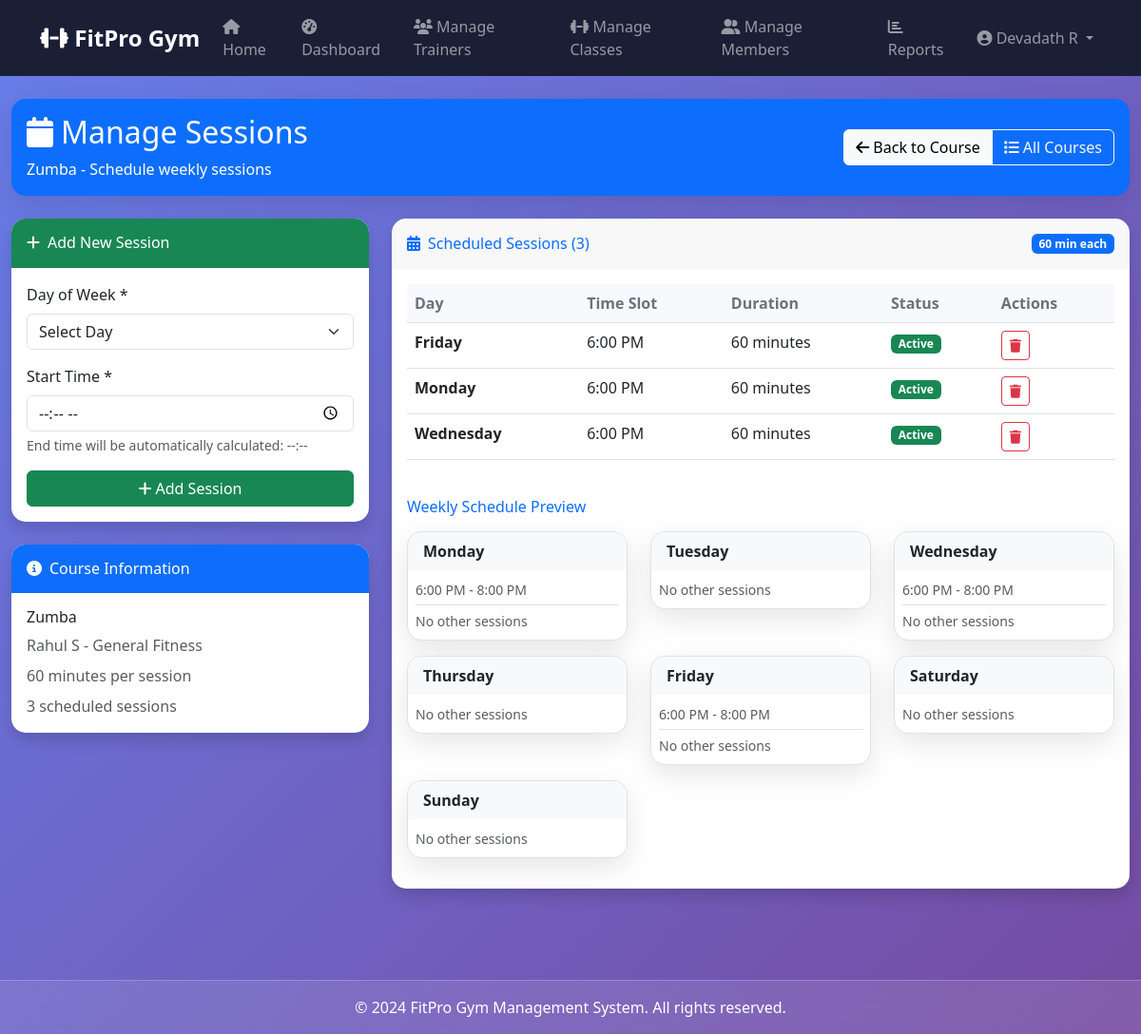
The page /admin-courses/1/sessions/ (signed in) on the database its author committed.
### gym_app/models.py (models this page shows, shortened)
class Course(models.Model):
    DIFFICULTY_CHOICES = [
        ('Beginner', 'Beginner'),
        ('Intermediate', 'Intermediate'),
        ('Advanced', 'Advanced'),
        ('All Levels', 'All Levels'),
    ]
    name = models.CharField(max_length=100)
    description = models.TextField()
    price = models.DecimalField(max_digits=8, decimal_places=2)
    capacity = models.IntegerField(default=20)
    current_enrollment = models.IntegerField(default=0)
    duration_minutes = models.IntegerField(default=60)
    trainer = models.ForeignKey(Trainer, on_delete=models.CASCADE, related_name='courses')
    difficulty_level = models.CharField(max_length=20, choices=DIFFICULTY_CHOICES, default='All Levels')
    is_active = models.BooleanField(default=True)
    created_date = models.DateTimeField(auto_now_add=True)

class Trainer(models.Model):
    SPECIALIZATION_CHOICES = [
        ('Yoga', 'Yoga'),
        ('Strength Training', 'Strength Training'),
        ('Cardio', 'Cardio'),
        ('Pilates', 'Pilates'),
        ('CrossFit', 'CrossFit'),
        ('Martial Arts', 'Martial Arts'),
        ('Dance', 'Dance'),
        ('General Fitness', 'General Fitness'),
    ]
    name = models.CharField(max_length=100)
    description = models.TextField(blank=True, null=True)
    specialization = models.CharField(max_length=50, choices=SPECIALIZATION_CHOICES)
    is_active = models.BooleanField(default=True)

class CourseSession(models.Model):
    DAY_CHOICES = [
        ('Monday', 'Monday'),
        ('Tuesday', 'Tuesday'),
        ('Wednesday', 'Wednesday'),
        ('Thursday', 'Thursday'),
        ('Friday', 'Friday'),
        ('Saturday', 'Saturday'),
        ('Sunday', 'Sunday'),
    ]
    course = models.ForeignKey(Course, on_delete=models.CASCADE, related_name='sessions')
    day_of_week = models.CharField(max_length=10, choices=DAY_CHOICES)
    start_time = models.TimeField()
    end_time = models.TimeField()
    is_active = models.BooleanField(default=True)
    class Meta:
        ordering = ['day_of_week', 'start_time']

### gym_app/views.py (the view, shortened to what this page needs)
# urls.py: path('admin-courses/<int:course_id>/sessions/', views.admin_manage_sessions, name='admin_manage_sessions'),
@login_required
def admin_manage_sessions(request, course_id):
    if not request.user.is_staff:
        return redirect('customer_dashboard')
    course = get_object_or_404(Course, id=course_id)
    sessions = CourseSession.objects.filter(course=course).order_by('day_of_week', 'start_time')
    sessions_by_day = {}
    for session_day in CourseSession.DAY_CHOICES:
        sessions_by_day[session_day[0]] = sessions.filter(day_of_week=session_day[0])
    context = {
        'course': course,
        'sessions': sessions,
        'sessions_by_day': sessions_by_day,
        'days': CourseSession.DAY_CHOICES,
    }
    return render(request, 'admin_course_sessions.html', context)

### gym_app/templates/admin_course_sessions.html (shortened to what this page needs)
{% extends 'base.html' %}
{% block content %}
<div class="container-fluid py-4">
    <div class="row mb-4">
        <div class="col-12">
            <div class="card bg-primary text-white">
                <div class="card-body">
                    <div class="row align-items-center">
                        <div class="col-md-8">
                            <h1 class="h2 mb-2">
                                <i class="fas fa-calendar me-2"></i>Manage Sessions
                            </h1>
                            <p class="mb-0">{{ course.name }} - Schedule weekly sessions</p>
                        </div>
                        <div class="col-md-4 text-end">
                            <div class="btn-group">
                                <a href="{% url 'admin_course_detail' course.id %}" class="btn btn-light">
                                    <i class="fas fa-arrow-left me-1"></i>Back to Course
                                </a>
                                <a href="{% url 'admin_course_management' %}" class="btn btn-outline-light">
                                    <i class="fas fa-list me-1"></i>All Courses
                                </a>
                            </div>
                        </div>
                    </div>
                </div>
            </div>
        </div>
    </div>
    <div class="row">
        <div class="col-lg-4 mb-4">
            <div class="card shadow">
                <div class="card-header py-3 bg-success text-white">
                    <h6 class="m-0 font-weight-bold">
                        <i class="fas fa-plus me-2"></i>Add New Session
                    </h6>
                </div>
                <div class="card-body">
                    <form method="POST">
                        <div class="mb-3">
                            <label for="day_of_week" class="form-label">Day of Week *</label>
                            <select class="form-select" id="day_of_week" name="day_of_week" required>
                                <option value="">Select Day</option>
                            </select>
                        </div>
                        <div class="mb-3">
                            <label for="start_time" class="form-label">Start Time *</label>
                            <input type="time" class="form-control" id="start_time" name="start_time" required>
                            <div class="form-text">
                                End time will be automatically calculated:
                                <span id="end_time_preview" class="text-muted"></span>
                            </div>
                        </div>
                        <button type="submit" class="btn btn-success w-100">
                            <i class="fas fa-plus me-1"></i>Add Session
                        </button>
                    </form>
                </div>
            </div>
            <div class="card shadow mt-4">
                <div class="card-header py-3 bg-primary text-white">
                    <h6 class="m-0 font-weight-bold">
                        <i class="fas fa-info-circle me-2"></i>Course Information
                    </h6>
                </div>
                <div class="card-body">
                    <h6>{{ course.name }}</h6>
                    <p class="text-muted mb-2">{{ course.trainer.name }} - {{ course.trainer.specialization }}</p>
                    <p class="text-muted mb-2">{{ course.duration_minutes }} minutes per session</p>
                    <p class="text-muted mb-0">{{ sessions.count }} scheduled sessions</p>
                </div>
            </div>
        </div>
        <div class="col-lg-8 mb-4">
            <div class="card shadow">
                <div class="card-header py-3 d-flex justify-content-between align-items-center">
                    <h6 class="m-0 font-weight-bold text-primary">
                        <i class="fas fa-calendar-alt me-2"></i>Scheduled Sessions ({{ sessions.count }})
                    </h6>
                    <span class="badge bg-primary">{{ course.duration_minutes }} min each</span>
                </div>
                <div class="card-body">
                    {% if sessions %}
                    <div class="table-responsive">
                        <table class="table table-hover">
                            <thead>
                                <tr>
                                    <th>Day</th>
                                    <th>Time Slot</th>
                                    <th>Duration</th>
                                    <th>Status</th>
                                    <th>Actions</th>
                                </tr>
                            </thead>
                            <tbody>
                                {% for session in sessions %}
                                <tr>
                                    <td><strong>{{ session.day_of_week }}</strong></td>
                                    <td>{{ session.start_time|time:"g:i A" }}</td>
                                    <td>{{ course.duration_minutes }} minutes</td>
                                    <td>
                                        <span class="badge bg-{% if session.is_active %}success{% else %}secondary{% endif %}">
                                            {% if session.is_active %}Active{% else %}Inactive{% endif %}
                                        </span>
                                    </td>
                                    <td>
                                        <form method="POST" class="d-inline">
                                            <button type="submit"
                                                    class="btn btn-sm btn-outline-danger"
                                                    onclick="return confirm('Are you sure you want to delete this session?')">
                                                <i class="fas fa-trash"></i>
                                            </button>
                                        </form>
                                    </td>
                                </tr>
                                {% endfor %}
                            </tbody>
                        </table>
                    </div>
                    <div class="mt-4">
                        <h6 class="text-primary mb-3">Weekly Schedule Preview</h6>
                        <div class="row">
                            {% for day in days %}
                            <div class="col-md-4 mb-3">
                                <div class="card border">
                                    <div class="card-header py-2 bg-light">
                                        <strong>{{ day.1 }}</strong>
                                    </div>
                                    <div class="card-body p-2">
                                        {% for session in sessions %}
                                        {% if session.day_of_week == day.0 %}
                                        <div class="border-bottom pb-1 mb-1">
                                            <small class="text-muted">
                                                {{ session.start_time|time:"g:i A" }} - {{ session.end_time|time:"g:i A" }}
                                            </small>
                                        </div>
                                        {% endif %}
                                        {% endfor %}
                                        {% if not sessions.filter.day_of_week == day.0 %}
                                        <small class="text-muted">No other sessions</small>
                                        {% endif %}
                                    </div>
                                </div>
                            </div>
                            {% endfor %}
                        </div>
                    </div>
                    {% else %}
                    <div class="text-center py-5">
                        <i class="fas fa-calendar-times fa-3x text-muted mb-3"></i>
                        <h5 class="text-muted">No Sessions Scheduled</h5>
                        <p class="text-muted">Add sessions using the form on the left to create a weekly schedule.</p>
                    </div>
                    {% endif %}
                </div>
            </div>
        </div>
    </div>
</div>
{% endblock %}

### gym_app/templates/base.html (shortened to what this page needs)
<!DOCTYPE html>
<html lang="en">
<head>
    <link href="https://cdn.jsdelivr.net/npm/bootstrap@5.3.0/dist/css/bootstrap.min.css" rel="stylesheet">
    <link rel="stylesheet" href="https://cdnjs.cloudflare.com/ajax/libs/font-awesome/6.4.0/css/all.min.css">
</head>
<body>
    <nav class="navbar navbar-expand-lg navbar-dark" style="background-color: #1a1f36;">
        <div class="container">
            <a class="navbar-brand" href="{% url 'index' %}">
                <i class="fas fa-dumbbell"></i> FitPro Gym
            </a>
            <div class="collapse navbar-collapse" id="navbarNav">
                <ul class="navbar-nav me-auto">
                    <li class="nav-item">
                        <a class="nav-link" href="{% url 'index' %}">
                            <i class="fas fa-home"></i> Home
                        </a>
                    </li>
                    {% if user.is_authenticated %}
                    <li class="nav-item">
                        <a class="nav-link" href="{% url 'dashboard' %}">
                            <i class="fas fa-tachometer-alt"></i> Dashboard
                        </a>
                    </li>
                    {% if not user.is_staff %}
                    <li class="nav-item">
                        <a class="nav-link" href="{% url 'progress_tracking' %}">
                            <i class="fas fa-chart-line"></i> Progress
                        </a>
                    </li>
                    <li class="nav-item">
                        <a class="nav-link" href="{% url 'course_catalog' %}">
                            <i class="fas fa-shopping-cart me-1"></i>Purchase Courses
                        </a>
                    </li>
                    {% else %}
                    <li class="nav-item">
                        <a class="nav-link" href="{% url "admin_trainer_management" %}">
                            <i class="fas fa-users"></i> Manage Trainers
                        </a>
                    </li>
                    <li class="nav-item">
                        <a class="nav-link" href="{% url "admin_course_management" %}">
                            <i class="fas fa-dumbbell"></i> Manage Classes
                        </a>
                    </li>
                    <li class="nav-item">
                        <a class="nav-link" href="{% url "admin_member_management" %}">
                            <i class="fas fa-user-friends"></i> Manage Members
                        </a>
                    </li>
                    <li class="nav-item">
                        <a class="nav-link" href="{% url 'admin_reports' %}">
                            <i class="fas fa-chart-bar"></i> Reports
                        </a>
                    </li>
                    {% endif %}
                    {% endif %}
                </ul>
                <ul class="navbar-nav">
                    {% if user.is_authenticated %}
                    <li class="nav-item dropdown">
                        <a class="nav-link dropdown-toggle" href="#" id="navbarDropdown" role="button" data-bs-toggle="dropdown">
                            <i class="fas fa-user-circle"></i> {{ user.get_full_name }}
                        </a>
                    </li>
                    {% endif %}
                </ul>
            </div>
        </div>
    </nav>
    <main>
        <div class="toast-container position-fixed top-0 end-0 p-3" style="z-index: 9999;">
        </div>
        {% block content %}
        {% endblock %}
    </main>
    <footer class="footer mt-5 py-3 text-white">
        <div class="container text-center">
            <p class="mb-0">&copy; 2024 FitPro Gym Management System. All rights reserved.</p>
        </div>
    </footer>
</body>
</html>

### gym_app/templates/base.html (style rules this page uses)
body { background: linear-gradient(135deg, #667eea 0%, #764ba2 100%); min-height: 100vh; font-family: 'Segoe UI', Tahoma, Geneva, Verdana, sans-serif; }
.navbar-brand { font-weight: bold; font-size: 1.5rem; }
.card { border: none; border-radius: 15px; box-shadow: 0 10px 30px rgba(0,0,0,0.1); transition: transform 0.3s ease; }
.footer { background: rgba(255,255,255,0.1); backdrop-filter: blur(10px); border-top: 1px solid rgba(255,255,255,0.2); }

### gym_app/templates/admin_course_sessions.html (style rules this page uses)
.card { border: none; border-radius: 15px; }
.card-header { border-radius: 15px 15px 0 0 !important; border: none; }
.table th { border-top: none; font-weight: 600; color: #6e707e; background-color: #f8f9fc; }
.btn-sm { padding: 0.25rem 0.5rem; }

### rows shown on the page
Course: name "Zumba", trainer.name "Rahul S", trainer.specialization "General Fitness", duration_minutes "60"
CourseSession: day_of_week "Friday", start_time "6:00 PM", is_active "Active", end_time "8:00 PM"
CourseSession: day_of_week "Monday", start_time "6:00 PM", is_active "Active", end_time "8:00 PM"
CourseSession: day_of_week "Wednesday", start_time "6:00 PM", is_active "Active", end_time "8:00 PM"

### other values the page prints
{{ user.get_full_name }} "Devadath R"
{{ sessions.count }} "3"
{{ day.1 }} "Monday" "Tuesday" "Wednesday" "Thursday" "Friday" "Saturday" "Sunday"
